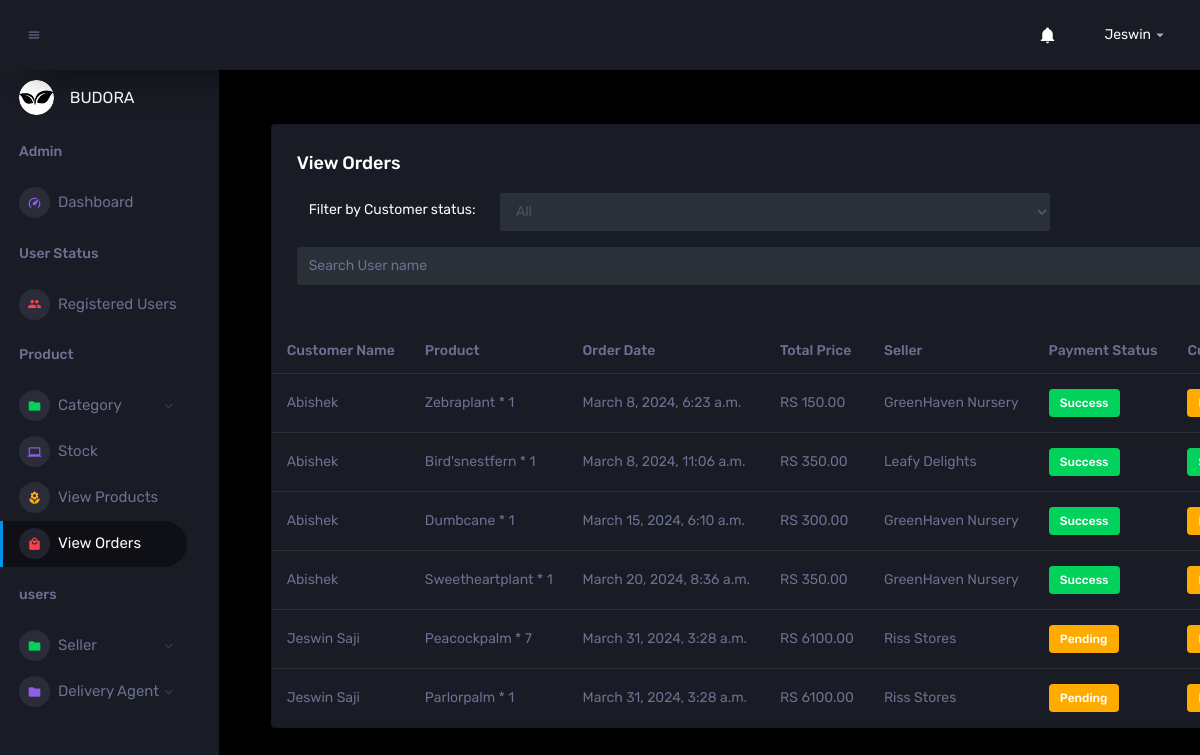
The page /view_orders (signed in) on the database its author committed.
### user/models.py (models this page shows, shortened)
class Order(models.Model):
    class PaymentStatusChoices(models.TextChoices):
        PENDING = 'pending', 'Pending'
        SUCCESSFUL = 'successful', 'Successful'
        FAILED = 'failed', 'Failed'
    user = models.ForeignKey(User, on_delete=models.CASCADE)
    products = models.ManyToManyField(Product)  # Assuming you have a Product model
    seller = models.ForeignKey(Seller, on_delete=models.CASCADE, null=True)  # Assuming the seller is also a User
    total_price = models.DecimalField(max_digits=10, decimal_places=2)
    order_date = models.DateTimeField(auto_now_add=True)
    razorpay_order_id = models.CharField(max_length=255, default=None, unique=True)
    payment_status = models.CharField(
        max_length=20, choices=PaymentStatusChoices.choices, default=PaymentStatusChoices.PENDING)

class UserProfile(models.Model):
    user = models.OneToOneField(User, on_delete=models.CASCADE)
    name = models.CharField(max_length=100,null=True, blank=True)
    email = models.EmailField(max_length=255,null=True, blank=True)
    profile_pic = models.ImageField(upload_to='profile_pics/', null=True, blank=True)
    phone_number = models.CharField(max_length=20, null=True, blank=True)
    address = models.TextField(blank=True, null=True)
    reset_password = models.CharField(max_length=128, null=True, blank=True)  # New field for reset password
    latitude = models.DecimalField(max_digits=20, decimal_places=15, default=0.0,null=True, blank=True)
    longitude = models.DecimalField(max_digits=20, decimal_places=15, default=0.0,null=True, blank=True)

class OrderItem(models.Model):
    APPROVED = 'approved'
    PENDING = 'pending'
    SELLER_APPROVAL_CHOICES = [
        (APPROVED, 'Approved'),
        (PENDING, 'Pending'),
    ]
    DELIVERED = 'delivered'
    NOTDELIVERED = 'notdelivered'
    AGENT_APPROVAL_CHOICES = [
        (DELIVERED, 'delivered'),
        (NOTDELIVERED, 'notdelivered'),
    ]
    ORDER = 'order'
    RESERVE = 'reserve'
    PENDING = 'pending'
    DELIVERY_CHOICES = [
        (ORDER, 'order'),
        (RESERVE, 'reserve'),
        (PENDING, 'Pending'),
    ]
    COLLECTED = 'collected'
    NOTCOLLECTED = 'notcollected'
    CUSTOMER_APPROVAL_CHOICES = [
        (COLLECTED, 'collected'),
        (NOTCOLLECTED, 'notcollected'),
    ]
    order = models.ForeignKey(Order, on_delete=models.CASCADE)
    product = models.ForeignKey(Product, on_delete=models.CASCADE)
    seller = models.ForeignKey(Seller, on_delete=models.CASCADE)  # Assuming the seller is also a User
    quantity = models.PositiveIntegerField()
    price = models.DecimalField(max_digits=10, decimal_places=2)
    total_price = models.DecimalField(max_digits=10, decimal_places=2)
    deliveryagent = models.ForeignKey(DeliveryAgent, on_delete=models.CASCADE, null=True, blank=True)
    order_confirmed = models.BooleanField(default=False)
    order_confirmed_date = models.DateTimeField(null=True, blank=True)
    order_processed = models.BooleanField(default=False)
    order_processed_date = models.DateTimeField(null=True, blank=True)
    order_qualitycheck = models.BooleanField(default=False)
    order_qualitycheck_date = models.DateTimeField(null=True, blank=True)
    product_dispatched = models.BooleanField(default=False)
    product_dispatched_date = models.DateTimeField(null=True, blank=True)
    delivery_order_confirmed = models.BooleanField(default=False)
    delivery_order_confirmed_date = models.DateTimeField(null=True, blank=True)
    delivered_date = models.DateTimeField(null=True, blank=True)
    waiting_pickup = models.BooleanField(default=False)
    waiting_pickup_date = models.DateTimeField(null=True, blank=True)
    order_not_valid = models.BooleanField(default=False)
    selected_date = models.DateField(blank=True, null=True)
    seller_is_approved = models.CharField(
        max_length=20,
        choices=SELLER_APPROVAL_CHOICES,
        default=PENDING,
    )
    delivery_choice = models.CharField(
        max_length=20,
        choices=DELIVERY_CHOICES,
        default=PENDING,
    )
    customer_is_approved = models.CharField(
        max_length=20,
        choices=CUSTOMER_APPROVAL_CHOICES,
        default=NOTCOLLECTED,
    )
    agent_is_approved = models.CharField(
            max_length=20,
            choices=AGENT_APPROVAL_CHOICES,
            default=NOTDELIVERED,
        )

class Product(models.Model):
    product_name = models.CharField(max_length=100)  # Product name selected by the seller
    category = models.ForeignKey(Category, on_delete=models.CASCADE)  # Reference to the category
    product_price = models.DecimalField(max_digits=10, decimal_places=2)  # Product price inherited from the category
    product_image = models.ImageField(upload_to='category_images/', null=True, blank=True)
    product_stock = models.IntegerField(default=0, null=True, blank=True)  # Add the default value here
    seller = models.ForeignKey(Seller, on_delete=models.CASCADE, related_name='products')

class Seller(models.Model):
    user = models.OneToOneField(User, on_delete=models.CASCADE)
    name = models.CharField(max_length=100,null=True, blank=True)
    email = models.EmailField(max_length=255,null=True, blank=True)
    storename = models.CharField(max_length=100)
    contact = models.CharField(max_length=20, null=True, blank=True)
    address = models.TextField(blank=True, null=True)
    landmark = models.TextField(blank=True, null=True)
    latitude = models.CharField(max_length=20,null=True,blank=True)
    longitude = models.CharField(max_length=20,null=True,blank=True)
    opening_time = models.TimeField(null=True, blank=True)
    closing_time = models.TimeField(null=True, blank=True)
    opening_days = models.CharField(max_length=100, null=True, blank=True)
    store_image = models.ImageField(upload_to='store_images/', null=True, blank=True)
    avgrating = models.IntegerField(null=True, blank=True)

### user/views.py (the view)
# urls.py: path('view_orders', views.view_orders, name='view_orders'),
@login_required
def view_orders(request):
    all_orders = Order.objects.all()
    return render(request, 'admin/view_orders.html', {'all_orders': all_orders})

### templates/admin/view_orders.html (shortened to what this page needs)
{% extends 'admin/base1.html' %}
{% load static %}
{% block content %}
<div class="container mt-4">
    <div class="col-lg-12 grid-margin stretch-card">
      <div class="card">
        <div class="card-body">
              <h4 class="card-title">View Orders</h4>
              <p class="card-description">
                <div class="col-md-9">
                <div class="form-group row">
                <label for="role-filter" class="filter-label col-sm-3 col-form-label">Filter by Customer status:</label>
                <div class="col-sm-9">
                  <select id="role-filter" class="filter-select form-control">
                    <option value="all">All</option>
                  </select>
                </div>
                </div>
            </p>
        </div>
            <form class="search-form" id="searchform">
              <input type="text" id="username" name="username" class="search-input form-control" placeholder="Search User name">
          </form>
          </div>
          <div class="table-responsive">
                <table class="user-list table table-hover">
                        <thead>
                            <tr>
                                <th>Customer Name</th>
                                <th>Product</th>
                                <th>Order Date</th>
                                <th>Total Price</th>
                                <th>Seller</th>
                                <th>Payment Status</th>
                                <th>Customer Status</th>
                            </tr>
                        </thead>
                        <tbody>
                            {% for order in all_orders %}
                            {% for item in order.orderitem_set.all %}
                                <tr>
                                    <td>{{ order.user.userprofile.name }}</td>
                                    <td>
                                    {{ item.product.product_name }} * {{ item.quantity }}
                                    </td>
                                    <td>{{ order.order_date }}</td>
                                    <td>RS {{ order.total_price }}</td>
                                    <td>{{ item.seller.storename }}</td>
                                    <td class="status-{{ order.payment_status }}">
                                        {% if order.get_payment_status_display == 'Successful' %}
                                            <label class="badge badge-success">Success</label>
                                        {% else %}
                                            <label class="badge badge-warning">Pending</label>
                                        {% endif %}
                                    </td>
                                    <td>
                                        {% if item.customer_is_approved == 'notcollected' %}
                                            <label class="badge badge-warning">Pending</label>
                                        {% else %}
                                            <label class="badge badge-success">Success</label>
                                        {% endif %}
                                    </td>
                                </tr>
                            {% empty %}
                                <tr>
                                    <td colspan="5">No orders available.</td>
                                </tr>
                                {% endfor %}
                            {% endfor %}
                        </tbody>
                    </table>
                </div>
            </div>
        </div>
    </div>
</div>
{% endblock %}

### rows shown on the page
Order: user.userprofile.name "Abishek", order_date "March 8, 2024, 6:23 a.m.", total_price "150.00"
OrderItem: product.product_name "Zebraplant", quantity "1", seller.storename "GreenHaven Nursery", shows "Success"
Order: user.userprofile.name "Abishek", order_date "March 8, 2024, 11:06 a.m.", total_price "350.00"
OrderItem: product.product_name "Bird'snestfern", quantity "1", seller.storename "Leafy Delights", shows "Success"
Order: user.userprofile.name "Abishek", order_date "March 15, 2024, 6:10 a.m.", total_price "300.00"
OrderItem: product.product_name "Dumbcane", quantity "1", seller.storename "GreenHaven Nursery", shows "Success"
Order: user.userprofile.name "Abishek", order_date "March 20, 2024, 8:36 a.m.", total_price "350.00"
OrderItem: product.product_name "Sweetheartplant", quantity "1", seller.storename "GreenHaven Nursery", shows "Success"
Order: user.userprofile.name "Jeswin Saji", order_date "March 31, 2024, 3:28 a.m.", total_price "6100.00"
OrderItem: product.product_name "Peacockpalm", quantity "7", seller.storename "Riss Stores", shows "Pending"
OrderItem: product.product_name "Parlorpalm", quantity "1", seller.storename "Riss Stores", shows "Pending"
